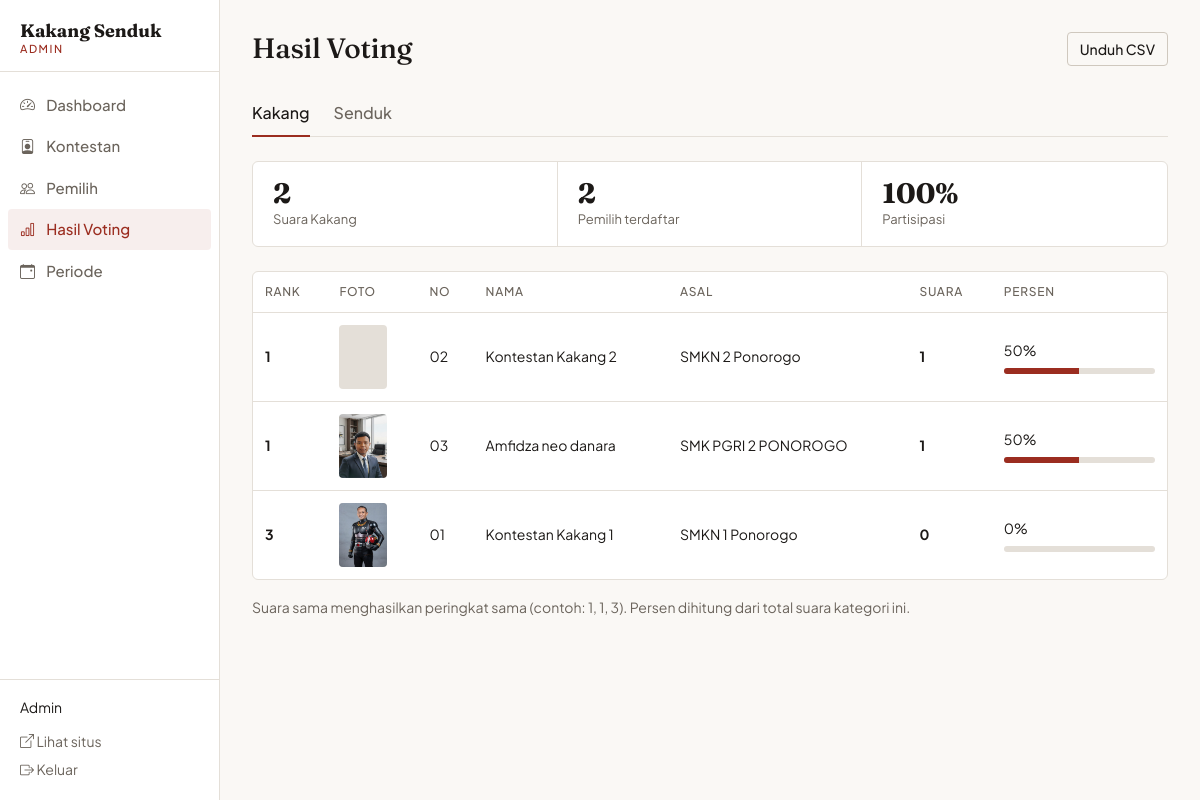
The app's page /app-voting/admin/hasil-voting.php (signed in) with its own data.
### tables this page shows
CREATE TABLE `kontestan` (
  `id` int(11) NOT NULL,
  `nomor_peserta` varchar(10) NOT NULL,
  `nama` varchar(100) NOT NULL,
  `kategori` enum('Kakang','Senduk') NOT NULL,
  `foto` varchar(255) DEFAULT NULL,
  `asal_instansi` varchar(150) NOT NULL,
  `tempat_lahir` varchar(100) DEFAULT NULL,
  `tanggal_lahir` date DEFAULT NULL,
  `visi` text DEFAULT NULL,
  `misi` text DEFAULT NULL,
  `prestasi` text DEFAULT NULL,
  `deskripsi` text DEFAULT NULL,
  `created_at` datetime NOT NULL DEFAULT current_timestamp()
);

### app-voting/includes/functions.php (called while the page is built, shortened)
<?php
function e($str) {
    return htmlspecialchars((string) $str, ENT_QUOTES, 'UTF-8');
}

### app-voting/includes/klasemen.php (called while the page is built, shortened)
<?php
function ambil_klasemen(PDO $pdo, string $kategori): array
{
    $stmt = $pdo->prepare(
        "SELECT k.id, k.nomor_peserta, k.nama, k.foto, k.asal_instansi,
                COUNT(v.id) AS total_suara
         FROM kontestan k
         LEFT JOIN voting v ON v.kontestan_id = k.id
         WHERE k.kategori = ?
         GROUP BY k.id, k.nomor_peserta, k.nama, k.foto, k.asal_instansi
         ORDER BY total_suara DESC, k.nomor_peserta ASC"
    );
    $stmt->execute([$kategori]);
    $rows = $stmt->fetchAll();
    $total = 0;
    foreach ($rows as $r) {
        $total += (int) $r['total_suara'];
    }
    $data = [];
    $rank = 0;
    $suaraSebelumnya = null;
    foreach ($rows as $i => $r) {
        $suara = (int) $r['total_suara'];
        if ($suara !== $suaraSebelumnya) {
            $rank = $i + 1;
            $suaraSebelumnya = $suara;
        }
        $data[] = [
            'rank'          => $total > 0 ? $rank : null,
            'id'            => (int) $r['id'],
            'nomor_peserta' => $r['nomor_peserta'],
            'nama'          => $r['nama'],
            'asal_instansi' => $r['asal_instansi'],
            'foto_url'      => $r['foto'] ? UPLOAD_URL . '/' . rawurlencode($r['foto']) : null,
            'suara'         => $suara,
            'persen'        => $total > 0 ? round($suara / $total * 100, 1) : 0,
        ];
    }
    return [
        'kategori'    => $kategori,
        'total_suara' => $total,
        'diperbarui'  => date('d-m-Y H:i:s'),
        'data'        => $data,
    ];
}

### app-voting/admin/hasil-voting.php (the view, shortened to what this page needs)
<?php
require_once __DIR__ . '/../config/app.php';
require_once ROOT_PATH . '/includes/klasemen.php';
$kategoriValid = ['Kakang', 'Senduk'];
$kategori = $_GET['kategori'] ?? 'Kakang';
$hasil = ambil_klasemen($pdo, $kategori);
$totalPemilih = (int) $pdo->query("SELECT COUNT(*) FROM users WHERE role = 'pemilih'")->fetchColumn();
$persenIkut   = $totalPemilih > 0 ? round($hasil['total_suara'] / $totalPemilih * 100) : 0;
require_once ROOT_PATH . '/includes/admin-header.php';
?>
<div class="admin-kepala">
  <h1 class="judul-halaman">Hasil Voting</h1>
  <a class="btn btn-outline-secondary btn-sm"
     href="<?= BASE_URL ?>/admin/hasil-voting.php?kategori=<?= e($kategori) ?>&amp;export=csv">Unduh CSV</a>
</div>
<div class="segmen">
  <?php foreach ($kategoriValid as $k): ?>
    <a href="<?= BASE_URL ?>/admin/hasil-voting.php?kategori=<?= $k ?>"
       class="<?= $k === $kategori ? 'aktif' : '' ?>"><?= e($k) ?></a>
  <?php endforeach; ?>
</div>
<div class="ringkas mb-4">
  <div>
    <div class="angka"><?= (int) $hasil['total_suara'] ?></div>
    <div class="label">Suara <?= e($kategori) ?></div>
  </div>
  <div>
    <div class="angka"><?= $totalPemilih ?></div>
    <div class="label">Pemilih terdaftar</div>
  </div>
  <div>
    <div class="angka"><?= $persenIkut ?>%</div>
    <div class="label">Partisipasi</div>
  </div>
</div>
<div class="tabel-bungkus">
  <table class="tabel">
    <thead>
      <tr><th>Rank</th><th>Foto</th><th>No</th><th>Nama</th><th>Asal</th><th>Suara</th><th style="min-width:140px">Persen</th></tr>
    </thead>
    <tbody>
      <?php foreach ($hasil['data'] as $r): ?>
        <tr>
          <td><strong><?= $r['rank'] ?? '–' ?></strong></td>
          <td>
            <?php if ($r['foto_url']): ?>
              <img class="foto-kecil" src="<?= e($r['foto_url']) ?>" alt="">
            <?php else: ?>
              <div class="foto-kecil"></div>
            <?php endif; ?>
          </td>
          <td><?= e($r['nomor_peserta']) ?></td>
          <td><?= e($r['nama']) ?></td>
          <td><?= e($r['asal_instansi']) ?></td>
          <td><strong><?= (int) $r['suara'] ?></strong></td>
          <td>
            <?= e($r['persen']) ?>%
            <div class="bar"><span style="width:<?= (float) $r['persen'] ?>%"></span></div>
          </td>
        </tr>
      <?php endforeach; ?>
    </tbody>
  </table>
</div>
<p class="teks-kecil teks-2 mt-3 mb-0">Suara sama menghasilkan peringkat sama (contoh: 1, 1, 3). Persen dihitung dari total suara kategori ini.</p>
<?php require_once ROOT_PATH . '/includes/admin-footer.php'; ?>

### app-voting/assets/css/style.css (style rules this page uses)
:root { --merah: #9B2D20; --merah-gelap: #7E2218; --emas: #B8892B; --hijau: #2F6B4F; --teks: #1C1917; --teks-2: #6B645C; --garis: #E4DFD8; --latar: #FAF8F5; --putih: #FFFFFF; --font-judul: 'Fraunces', Georgia, 'Times New Roman', serif; --font-isi: 'Plus Jakarta Sans', system-ui, -apple-system, 'Segoe UI', sans-serif; --r-kecil: 4px; --r-panel: 6px; --waktu: 160ms; --bs-body-font-family: var(--font-isi); --bs-body-color: var(--teks); --bs-body-bg: var(--latar); --bs-border-color: var(--garis); --bs-border-radius: var(--r-kecil); --bs-link-color: var(--merah); --bs-link-color-rgb: 155, 45, 32; --bs-link-hover-color: var(--merah-gelap); --bs-link-hover-color-rgb: 126, 34, 24; }
body { line-height: 1.6; -webkit-font-smoothing: antialiased; }
h1, h2, h3, h4 { font-family: var(--font-judul); font-weight: 500; line-height: 1.2; letter-spacing: -0.01em; }
h1 { font-size: clamp(2rem, 1.2rem + 3vw, 3.5rem); }
.judul-halaman { font-family: var(--font-judul); font-weight: 500; font-size: 1.75rem; margin: 0; }
.teks-kecil { font-size: .875rem; }
.teks-2 { color: var(--teks-2); }
a { transition: color var(--waktu); }
.btn { font-weight: 500; border-radius: var(--r-kecil); padding: .55rem 1.1rem; transition: background-color var(--waktu), border-color var(--waktu), color var(--waktu); }
.btn-sm { padding: .35rem .75rem; font-size: .875rem; }
.btn-outline-secondary { --bs-btn-color: var(--teks); --bs-btn-border-color: #CFC8BE; --bs-btn-hover-color: #fff; --bs-btn-hover-bg: var(--teks); --bs-btn-hover-border-color: var(--teks); --bs-btn-active-color: #fff; --bs-btn-active-bg: var(--teks); --bs-btn-active-border-color: var(--teks); --bs-btn-focus-shadow-rgb: 28, 25, 23; }
.tabel-bungkus { background: var(--putih); border: 1px solid var(--garis); border-radius: var(--r-panel); overflow-x: auto; }
.tabel { width: 100%; margin: 0; border-collapse: collapse; font-size: .875rem; }
.tabel th { padding: .65rem .75rem; font-size: .75rem; font-weight: 500; letter-spacing: .06em; text-transform: uppercase; color: var(--teks-2); border-bottom: 1px solid var(--garis); white-space: nowrap; text-align: left; }
.tabel td { padding: .75rem; border-bottom: 1px solid var(--garis); vertical-align: middle; }
.tabel tbody tr:last-child td { border-bottom: 0; }
.foto-kecil { width: 48px; height: 64px; object-fit: cover; border-radius: var(--r-kecil); background: var(--garis); }
.segmen { display: flex; gap: 1.5rem; border-bottom: 1px solid var(--garis); margin-bottom: 1.5rem; }
.segmen a, .segmen button { background: none; border: 0; border-bottom: 2px solid transparent; margin-bottom: -1px; padding: .6rem 0; color: var(--teks-2); font-weight: 500; text-decoration: none; }
.segmen .aktif { color: var(--teks); border-bottom-color: var(--merah); }
.bar { height: 6px; margin-top: .4rem; background: var(--garis); border-radius: 3px; overflow: hidden; }
.bar > span { display: block; height: 100%; width: 0; background: var(--merah); transition: width 400ms ease; }
.ringkas { display: flex; flex-wrap: wrap; background: var(--putih); border: 1px solid var(--garis); border-radius: var(--r-panel); }
.ringkas > div { flex: 1 1 150px; padding: 1rem 1.25rem; border-right: 1px solid var(--garis); }
.ringkas > div:last-child { border-right: 0; }
.ringkas .angka { font-family: var(--font-judul); font-weight: 700; font-size: 1.75rem; line-height: 1.1; }
.ringkas .label { font-size: .8125rem; color: var(--teks-2); }
.admin-kepala { display: flex; align-items: center; justify-content: space-between; flex-wrap: wrap; gap: 1rem; margin-bottom: 1.5rem; }

### records on screen
kontestan: rank "1", nomor_peserta "02", nama "Kontestan Kakang 2", asal_instansi "SMKN 2 Ponorogo", suara "1", persen "50"
kontestan: rank "1", shows a picture, nomor_peserta "03", nama "Amfidza neo danara", asal_instansi "SMK PGRI 2 PONOROGO", suara "1", persen "50"
kontestan: rank "3", shows a picture, nomor_peserta "01", nama "Kontestan Kakang 1", asal_instansi "SMKN 1 Ponorogo", suara "0", persen "0"

### other values on screen
$label "Dashboard"
$label "Kontestan"
$label "Pemilih"
$label "Hasil Voting"
$label "Periode"
$admin['nama'] "Admin"
$k "Kakang"
$k "Senduk"
$hasil['total_suara'] "2"
$kategori "Kakang"
$totalPemilih "2"
$persenIkut "100"
